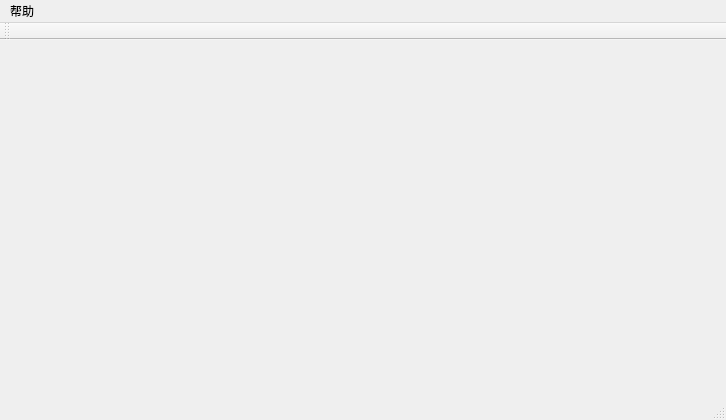
<?xml version="1.0" encoding="UTF-8"?>
<ui version="4.0">
 <class>MainWindow</class>
 <widget class="QMainWindow" name="MainWindow">
  <property name="geometry">
   <rect>
    <x>0</x>
    <y>0</y>
    <width>726</width>
    <height>420</height>
   </rect>
  </property>
  <property name="windowTitle">
   <string>微型ERP系统</string>
  </property>
  <widget class="QWidget" name="centralWidget"/>
  <widget class="QMenuBar" name="menuBar">
   <property name="geometry">
    <rect>
     <x>0</x>
     <y>0</y>
     <width>726</width>
     <height>23</height>
    </rect>
   </property>
   <widget class="QMenu" name="menu">
    <property name="title">
     <string>帮助</string>
    </property>
    <addaction name="actionAbout"/>
   </widget>
   <addaction name="menu"/>
  </widget>
  <widget class="QToolBar" name="mainToolBar">
   <attribute name="toolBarArea">
    <enum>TopToolBarArea</enum>
   </attribute>
   <attribute name="toolBarBreak">
    <bool>false</bool>
   </attribute>
  </widget>
  <widget class="QStatusBar" name="statusBar"/>
  <action name="actionAbout">
   <property name="text">
    <string>关于</string>
   </property>
  </action>
 </widget>
 <layoutdefault spacing="6" margin="11"/>
 <resources/>
 <connections/>
</ui>
